Frame 1 (no input): blank canvas, image omitted
Frame 60 (the mouse pressed at the canvas centre just before this capture): blank canvas, image omitted
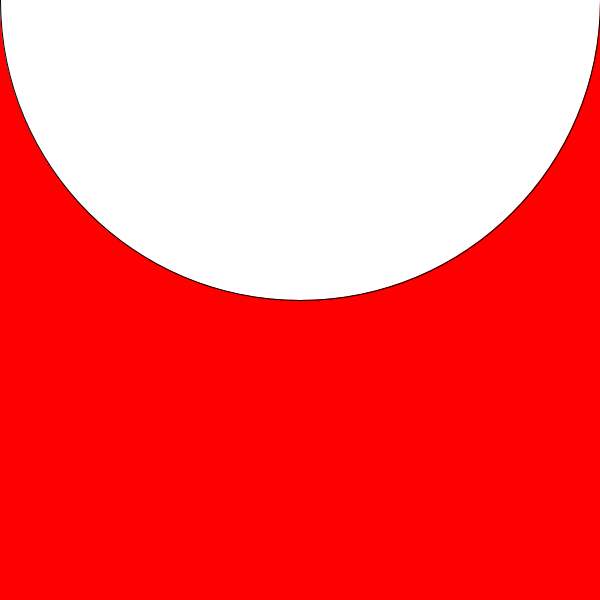
Frame 120 (the mouse held since frame 60 and released just before this capture)

The Processing sketch whose frames 1 and 60 were blank and that drew this single picture after the mouse press (run headless with seeded random() and noise(); from frame 60 on, the mouse is pressed at the canvas centre):

// Processing sketch: variables_data_types_06
// ── variables_data_types_06.pde
// 06. Using variables
// Common data types by Sam Sheffield

// Variables store a particular type of data. Variables are given unique names so that the may be reused.
// Creating variables at the top of the sketch make them available throughout it.

// boolean (true or false) False is default value
boolean started;

// int (whole number) 0 is the default value
int yPosition;

// Variable initialized with value. Variable values are set with =
int xPosition = 300;

// float (decimal numbers) 0.0 is the default value
float diameter = 600;

void setup(){
	size (600, 600);
}

void draw(){
	background(#FF0000);

	// mousePressed is a boolean variable which Processing sets based on mouse input.
	if(mousePressed == true){
		started = true;
	}

	if(started == true){
		// Variables can be used instead of numbers to make your code more readable.
		ellipse(xPosition, yPosition, diameter, diameter);
	}
}
